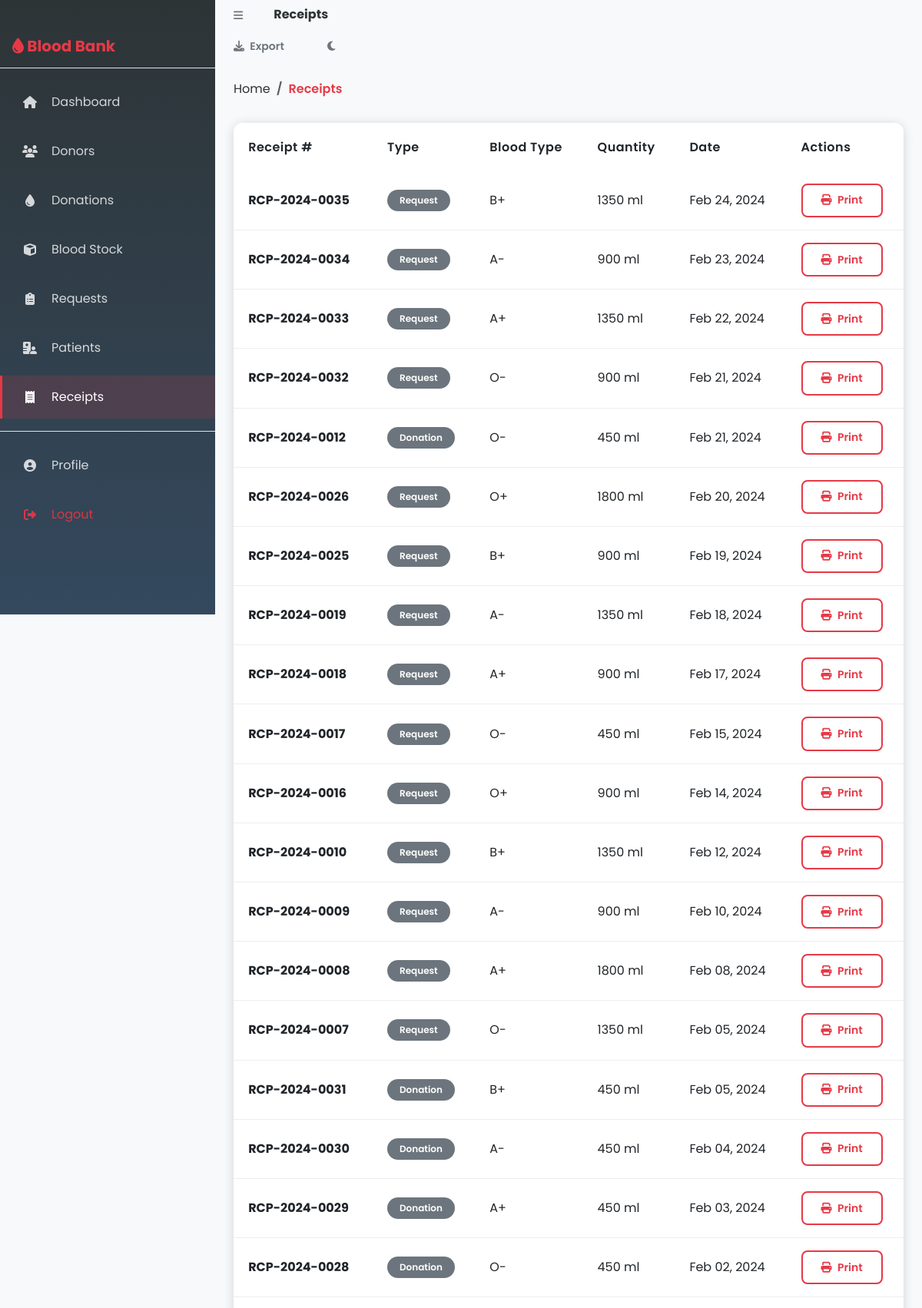
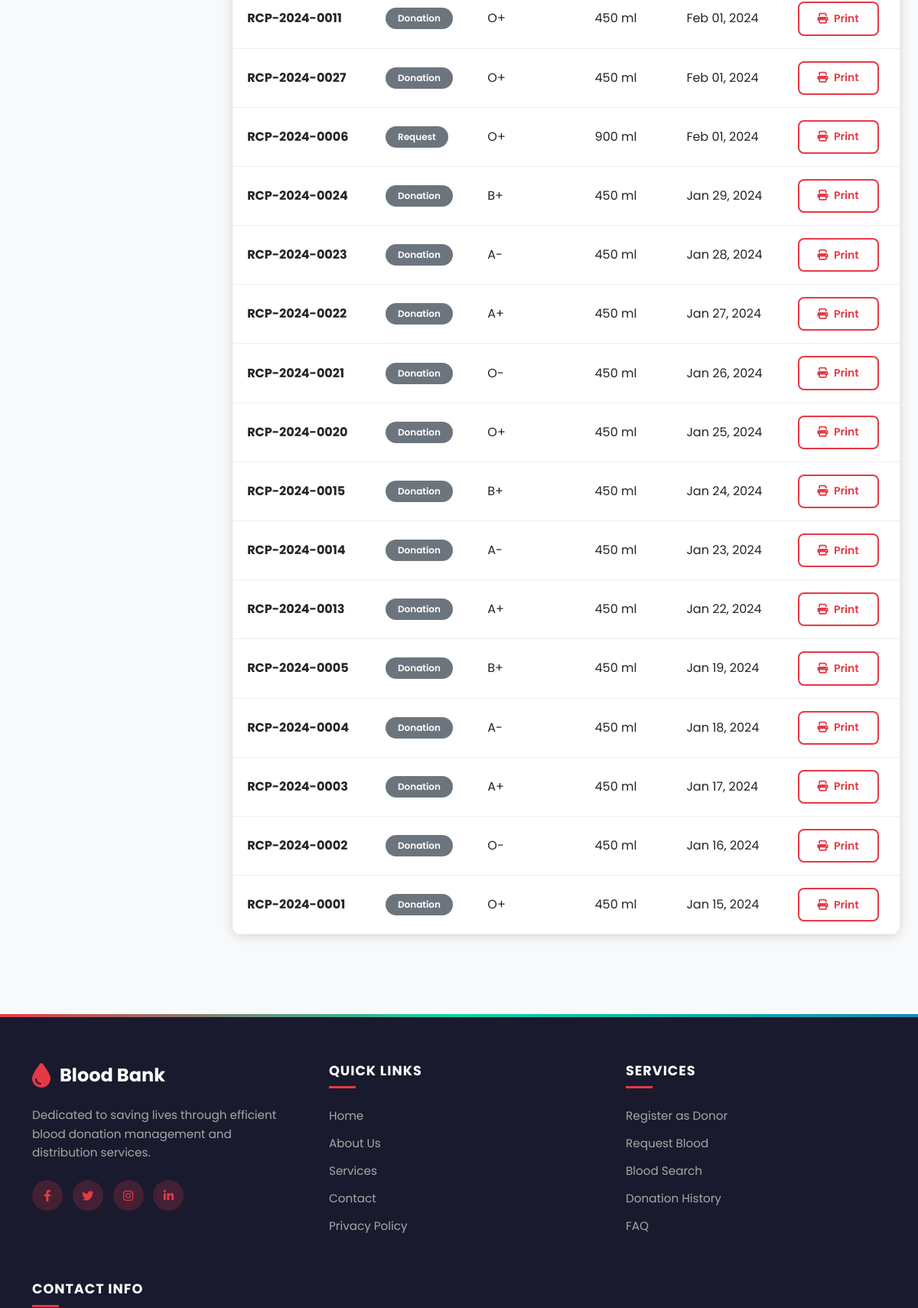
The page /admin/receipts.php (signed in, upper part) on the database its author committed (2 pictures, top to bottom).
### tables this page shows
CREATE TABLE IF NOT EXISTS receipts (
    id INT PRIMARY KEY AUTO_INCREMENT,
    receipt_number VARCHAR(50) UNIQUE NOT NULL,
    donation_id INT,
    request_id INT,
    transaction_type ENUM('donation', 'request', 'transfer', 'discard') NOT NULL,
    donor_id INT,
    patient_id INT,
    blood_type VARCHAR(10),
    quantity_ml INT,
    receipt_date DATETIME NOT NULL,
    issued_by INT,
    remarks TEXT,
    created_at TIMESTAMP DEFAULT CURRENT_TIMESTAMP,
    FOREIGN KEY (donation_id) REFERENCES donations(id),
    FOREIGN KEY (request_id) REFERENCES blood_requests(id),
    FOREIGN KEY (donor_id) REFERENCES donors(id),
    FOREIGN KEY (patient_id) REFERENCES patients(id),
    FOREIGN KEY (issued_by) REFERENCES admin_users(id)
);

### admin/receipts.php (the view, shortened to what this page needs)
<?php
require_once __DIR__ . '/../includes/db_connect.php';
try {
    $stmt = $conn->prepare("
        SELECT * FROM receipts
        ORDER BY receipt_date DESC
        LIMIT 100
    ");
    $stmt->execute();
    $receipts = $stmt->get_result()->fetch_all(MYSQLI_ASSOC);
} catch (Exception $e) {
    $receipts = [];
}
?>
<?php include __DIR__ . '/../includes/header.php'; ?>
<div class="sidebar bg-dark text-white">
    <div class="sidebar-brand p-3 border-bottom"><h5 class="mb-0"><i class="fas fa-droplet text-primary"></i> Blood Bank</h5></div>
    <ul class="sidebar-menu list-unstyled my-2">
        <li><a href="/blood-bank/admin/dashboard.php" class="sidebar-link"><i class="fas fa-home"></i> <span>Dashboard</span></a></li>
        <li><a href="/blood-bank/admin/donors.php" class="sidebar-link"><i class="fas fa-users"></i> <span>Donors</span></a></li>
        <li><a href="/blood-bank/admin/donations.php" class="sidebar-link"><i class="fas fa-tint"></i> <span>Donations</span></a></li>
        <li><a href="/blood-bank/admin/blood_stock.php" class="sidebar-link"><i class="fas fa-cube"></i> <span>Blood Stock</span></a></li>
        <li><a href="/blood-bank/admin/requests.php" class="sidebar-link"><i class="fas fa-clipboard-list"></i> <span>Requests</span></a></li>
        <li><a href="/blood-bank/admin/patients.php" class="sidebar-link"><i class="fas fa-hospital-user"></i> <span>Patients</span></a></li>
        <li><a href="/blood-bank/admin/receipts.php" class="sidebar-link active"><i class="fas fa-receipt"></i> <span>Receipts</span></a></li>
        <li class="mt-3 border-top pt-3"><a href="/blood-bank/admin/profile.php" class="sidebar-link"><i class="fas fa-user-circle"></i> <span>Profile</span></a></li>
        <li><a href="/blood-bank/admin/logout.php" class="sidebar-link text-danger"><i class="fas fa-sign-out-alt"></i> <span>Logout</span></a></li>
    </ul>
</div>
<div class="admin-container">
    <div class="admin-top-navbar">
        <div><button class="btn btn-sm btn-outline-secondary" data-sidebar-toggle><i class="fas fa-bars"></i></button><span class="ms-3 fw-bold">Receipts</span></div>
        <div class="d-flex gap-2"><button class="btn btn-sm btn-outline-secondary" onclick="exportTableToCSV('receiptsTable', 'receipts.csv')"><i class="fas fa-download me-1"></i> Export</button><button class="btn btn-sm btn-outline-secondary" data-dark-mode-toggle><i class="fas fa-moon"></i></button></div>
    </div>
    <main class="p-4">
        <nav aria-label="breadcrumb"><ol class="breadcrumb"><li class="breadcrumb-item"><a href="/blood-bank/admin/dashboard.php">Home</a></li><li class="breadcrumb-item active">Receipts</li></ol></nav>
        <div class="card border-0">
            <div class="table-responsive">
                <table class="table table-hover mb-0" id="receiptsTable">
                    <thead>
                        <tr>
                            <th>Receipt #</th>
                            <th>Type</th>
                            <th>Blood Type</th>
                            <th>Quantity</th>
                            <th>Date</th>
                            <th>Actions</th>
                        </tr>
                    </thead>
                    <tbody>
                        <?php foreach ($receipts as $receipt): ?>
                        <tr>
                            <td><strong><?php echo htmlspecialchars($receipt['receipt_number']); ?></strong></td>
                            <td><span class="badge bg-secondary"><?php echo ucfirst($receipt['transaction_type']); ?></span></td>
                            <td><?php echo htmlspecialchars($receipt['blood_type']); ?></td>
                            <td><?php echo $receipt['quantity_ml']; ?> ml</td>
                            <td><?php echo date('M d, Y', strtotime($receipt['receipt_date'])); ?></td>
                            <td><button class="btn btn-sm btn-outline-primary" onclick="printReceipt(<?php echo $receipt['id']; ?>)"><i class="fas fa-print me-1"></i> Print</button></td>
                        </tr>
                        <?php endforeach; ?>
                    </tbody>
                </table>
            </div>
        </div>
    </main>
</div>
<?php include __DIR__ . '/../includes/footer.php'; ?>

### includes/header.php (shortened to what this page needs)
<!DOCTYPE html>
<html lang="en">
<head>
    <link href="https://cdn.jsdelivr.net/npm/bootstrap@5.3.0/dist/css/bootstrap.min.css" rel="stylesheet">
    <link rel="stylesheet" href="https://cdnjs.cloudflare.com/ajax/libs/font-awesome/6.4.0/css/all.min.css">
    <link href="https://cdnjs.cloudflare.com/ajax/libs/aos/2.3.4/aos.css" rel="stylesheet">
    <link href="https://cdn.jsdelivr.net/npm/sweetalert2@11.7.12/dist/sweetalert2.min.css" rel="stylesheet">
    <link rel="stylesheet" href="/blood-bank/assets/css/style.css">
</head>
<body>

### includes/footer.php (shortened to what this page needs)
<footer class="footer">
    <div class="footer-main">
        <div class="container">
            <div class="footer-content">
                <div class="footer-col">
                    <div class="footer-logo-section">
                        <i class="fas fa-droplet"></i>
                        <h3 class="footer-brand">Blood Bank</h3>
                    </div>
                    <p class="footer-text">Dedicated to saving lives through efficient blood donation management and distribution services.</p>
                    <div class="footer-social">
                        <a href="#" class="footer-social-link"><i class="fab fa-facebook-f"></i></a>
                        <a href="#" class="footer-social-link"><i class="fab fa-twitter"></i></a>
                        <a href="#" class="footer-social-link"><i class="fab fa-instagram"></i></a>
                        <a href="#" class="footer-social-link"><i class="fab fa-linkedin-in"></i></a>
                    </div>
                </div>
                <div class="footer-col">
                    <h4 class="footer-col-title">Quick Links</h4>
                    <ul class="footer-list">
                        <li><a href="/blood-bank/">Home</a></li>
                        <li><a href="/blood-bank/index.php#about">About Us</a></li>
                        <li><a href="/blood-bank/index.php#services">Services</a></li>
                        <li><a href="/blood-bank/index.php#contact">Contact</a></li>
                        <li><a href="#">Privacy Policy</a></li>
                    </ul>
                </div>
                <div class="footer-col">
                    <h4 class="footer-col-title">Services</h4>
                    <ul class="footer-list">
                        <li><a href="#">Register as Donor</a></li>
                        <li><a href="#">Request Blood</a></li>
                        <li><a href="#">Blood Search</a></li>
                        <li><a href="#">Donation History</a></li>
                        <li><a href="#">FAQ</a></li>
                    </ul>
                </div>
                <div class="footer-col">
                    <h4 class="footer-col-title">Contact Info</h4>
                </div>
            </div>
        </div>
    </div>
</footer>
</body>
</html>

### assets/css/style.css (style rules this page uses)
:root { --primary-color: #e63946; --secondary-color: #ffffff; --accent-color: #f1f1f1; --dark-color: #2d3436; --light-color: #f8f9fa; --success-color: #06d6a0; --warning-color: #ffd166; --danger-color: #ef476f; --info-color: #118ab2; --transition: all 0.3s cubic-bezier(0.4, 0.0, 0.2, 1); }
* { margin: 0; padding: 0; box-sizing: border-box; }
html, body { height: 100%; font-family: 'Poppins', sans-serif; }
body { background-color: var(--light-color); color: var(--dark-color); }
.table-responsive { border-radius: 12px; overflow: hidden; background: white; box-shadow: 0 2px 15px rgba(0, 0, 0, 0.08); }
.table thead { background: linear-gradient(135deg, var(--dark-color) 0%, #34495e 100%); color: white; }
.table thead th { border: none; padding: 1.2rem; font-weight: 600; letter-spacing: 0.5px; }
.table tbody td { border-color: #eee; padding: 1rem 1.2rem; vertical-align: middle; }
.table tbody tr { transition: var(--transition); }
.breadcrumb { background: transparent; margin-bottom: 2rem; }
.breadcrumb-item.active { color: var(--primary-color); font-weight: 600; }
.breadcrumb-item a { color: var(--dark-color); text-decoration: none; transition: color 0.3s ease; }
.text-primary { color: var(--primary-color) !important; }
.footer { background: #1a1a2e; color: #e0e0e0; margin-top: 5rem; position: relative; }
.footer::before { content: ''; position: absolute; top: 0; left: 0; right: 0; height: 4px; background: linear-gradient(90deg, #e63946, #06d6a0, #118ab2); }
.footer-main { padding: 4rem 0 2rem; border-bottom: 1px solid rgba(255, 255, 255, 0.1); }
.footer-content { display: grid; grid-template-columns: repeat(auto-fit, minmax(250px, 1fr)); gap: 3rem; }
.footer-col { position: relative; }
.footer-logo-section { display: flex; align-items: center; gap: 0.75rem; margin-bottom: 1.5rem; }
.footer-logo-section i { font-size: 2rem; color: #e63946; }
.footer-brand { font-size: 1.5rem; font-weight: 700; color: #ffffff; margin: 0; }
.footer-text { color: #a8a8a8; font-size: 0.95rem; line-height: 1.6; margin-bottom: 1.5rem; }
.footer-social { display: flex; gap: 0.8rem; margin-top: 1rem; }
.footer-social-link { display: inline-flex; align-items: center; justify-content: center; width: 40px; height: 40px; background: rgba(230, 57, 70, 0.2); color: #e63946; border-radius: 50%; text-decoration: none; transition: all 0.3s ease; font-size: 0.95rem; }
.footer-col-title { font-size: 1.1rem; font-weight: 700; color: #ffffff; margin: 0 0 1.5rem 0; text-transform: uppercase; letter-spacing: 1px; position: relative; padding-bottom: 0.75rem; }
.footer-col-title::after { content: ''; position: absolute; bottom: 0; left: 0; width: 35px; height: 3px; background: #e63946; }
.footer-list { list-style: none; padding: 0; margin: 0; }
.footer-list li { margin-bottom: 0.75rem; }
.footer-list a { color: #a8a8a8; text-decoration: none; font-size: 0.95rem; transition: all 0.3s ease; display: inline-block; }

### rows shown on the page
receipts: receipt_number "RCP-2024-0035", transaction_type "Request", blood_type "B+", quantity_ml "1350", receipt_date "Feb 24, 2024"
receipts: receipt_number "RCP-2024-0034", transaction_type "Request", blood_type "A-", quantity_ml "900", receipt_date "Feb 23, 2024"
receipts: receipt_number "RCP-2024-0033", transaction_type "Request", blood_type "A+", quantity_ml "1350", receipt_date "Feb 22, 2024"
receipts: receipt_number "RCP-2024-0032", transaction_type "Request", blood_type "O-", quantity_ml "900", receipt_date "Feb 21, 2024"
receipts: receipt_number "RCP-2024-0012", transaction_type "Donation", blood_type "O-", quantity_ml "450", receipt_date "Feb 21, 2024"
receipts: receipt_number "RCP-2024-0026", transaction_type "Request", blood_type "O+", quantity_ml "1800", receipt_date "Feb 20, 2024"
receipts: receipt_number "RCP-2024-0025", transaction_type "Request", blood_type "B+", quantity_ml "900", receipt_date "Feb 19, 2024"
receipts: receipt_number "RCP-2024-0019", transaction_type "Request", blood_type "A-", quantity_ml "1350", receipt_date "Feb 18, 2024"
receipts: receipt_number "RCP-2024-0018", transaction_type "Request", blood_type "A+", quantity_ml "900", receipt_date "Feb 17, 2024"
receipts: receipt_number "RCP-2024-0017", transaction_type "Request", blood_type "O-", quantity_ml "450", receipt_date "Feb 15, 2024"
receipts: receipt_number "RCP-2024-0016", transaction_type "Request", blood_type "O+", quantity_ml "900", receipt_date "Feb 14, 2024"
receipts: receipt_number "RCP-2024-0010", transaction_type "Request", blood_type "B+", quantity_ml "1350", receipt_date "Feb 12, 2024"
receipts: receipt_number "RCP-2024-0009", transaction_type "Request", blood_type "A-", quantity_ml "900", receipt_date "Feb 10, 2024"
receipts: receipt_number "RCP-2024-0008", transaction_type "Request", blood_type "A+", quantity_ml "1800", receipt_date "Feb 08, 2024"
receipts: receipt_number "RCP-2024-0007", transaction_type "Request", blood_type "O-", quantity_ml "1350", receipt_date "Feb 05, 2024"
receipts: receipt_number "RCP-2024-0031", transaction_type "Donation", blood_type "B+", quantity_ml "450", receipt_date "Feb 05, 2024"
receipts: receipt_number "RCP-2024-0030", transaction_type "Donation", blood_type "A-", quantity_ml "450", receipt_date "Feb 04, 2024"
receipts: receipt_number "RCP-2024-0029", transaction_type "Donation", blood_type "A+", quantity_ml "450", receipt_date "Feb 03, 2024"
receipts: receipt_number "RCP-2024-0028", transaction_type "Donation", blood_type "O-", quantity_ml "450", receipt_date "Feb 02, 2024"
receipts: receipt_number "RCP-2024-0011", transaction_type "Donation", blood_type "O+", quantity_ml "450", receipt_date "Feb 01, 2024"
receipts: receipt_number "RCP-2024-0027", transaction_type "Donation", blood_type "O+", quantity_ml "450", receipt_date "Feb 01, 2024"
receipts: receipt_number "RCP-2024-0006", transaction_type "Request", blood_type "O+", quantity_ml "900", receipt_date "Feb 01, 2024"
receipts: receipt_number "RCP-2024-0024", transaction_type "Donation", blood_type "B+", quantity_ml "450", receipt_date "Jan 29, 2024"
receipts: receipt_number "RCP-2024-0023", transaction_type "Donation", blood_type "A-", quantity_ml "450", receipt_date "Jan 28, 2024"
receipts: receipt_number "RCP-2024-0022", transaction_type "Donation", blood_type "A+", quantity_ml "450", receipt_date "Jan 27, 2024"
receipts: receipt_number "RCP-2024-0021", transaction_type "Donation", blood_type "O-", quantity_ml "450", receipt_date "Jan 26, 2024"
receipts: receipt_number "RCP-2024-0020", transaction_type "Donation", blood_type "O+", quantity_ml "450", receipt_date "Jan 25, 2024"
receipts: receipt_number "RCP-2024-0015", transaction_type "Donation", blood_type "B+", quantity_ml "450", receipt_date "Jan 24, 2024"
receipts: receipt_number "RCP-2024-0014", transaction_type "Donation", blood_type "A-", quantity_ml "450", receipt_date "Jan 23, 2024"
receipts: receipt_number "RCP-2024-0013", transaction_type "Donation", blood_type "A+", quantity_ml "450", receipt_date "Jan 22, 2024"
receipts: receipt_number "RCP-2024-0005", transaction_type "Donation", blood_type "B+", quantity_ml "450", receipt_date "Jan 19, 2024"
receipts: receipt_number "RCP-2024-0004", transaction_type "Donation", blood_type "A-", quantity_ml "450", receipt_date "Jan 18, 2024"
receipts: receipt_number "RCP-2024-0003", transaction_type "Donation", blood_type "A+", quantity_ml "450", receipt_date "Jan 17, 2024"
receipts: receipt_number "RCP-2024-0002", transaction_type "Donation", blood_type "O-", quantity_ml "450", receipt_date "Jan 16, 2024"
receipts: receipt_number "RCP-2024-0001", transaction_type "Donation", blood_type "O+", quantity_ml "450", receipt_date "Jan 15, 2024"
